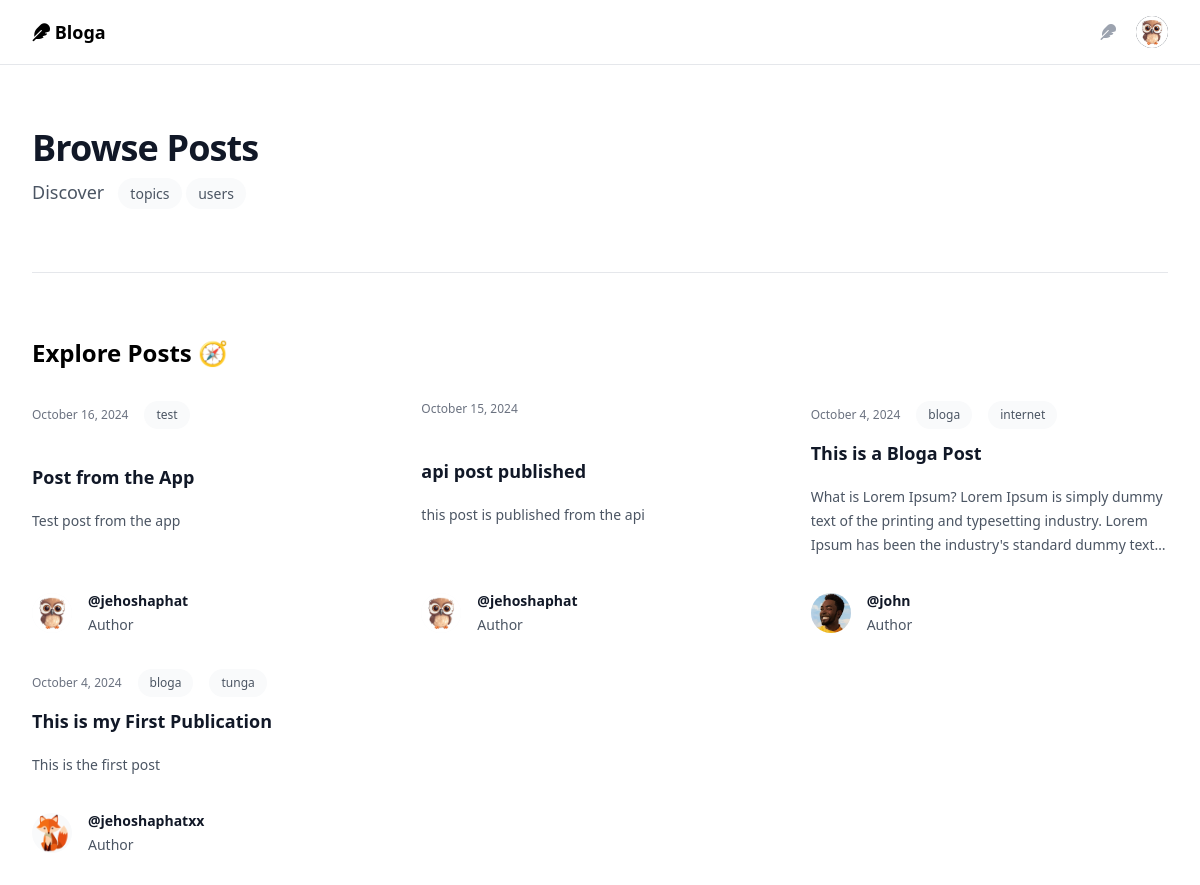
The page /posts/ (signed in) on the database its author committed.
### authentication/models.py (models this page shows, shortened)
class Profile(models.Model):
    user = models.OneToOneField(User, on_delete=models.CASCADE, related_name='profile')
    bio = models.TextField(blank=True)
    dp = models.ImageField(upload_to=secure_filestore, blank=True, null=True)
    follows = models.ManyToManyField(User, related_name='following', blank=True)
    followers = models.ManyToManyField(User, related_name='followers', blank=True)

### blog/models.py (models this page shows, shortened)
class Posts(models.Model):
    class Status(models.TextChoices):
        DRAFT = 'DF', 'Draft'
        PUBLISHED = 'PB', 'Published'
    title = models.CharField(max_length=250, blank=False, null=False, default='New Blog')
    content = models.TextField()
    link = models.SlugField(unique=True, max_length=250)
    author = models.ForeignKey(User, on_delete=models.CASCADE, related_name='posts')
    status = models.CharField(
        max_length=2,
        choices=Status,
        default=Status.DRAFT
    )
    publish = models.DateTimeField(default=None, blank=True, null=True)
    created = models.DateTimeField(auto_now_add=True)
    updated = models.DateTimeField(auto_now=True)
    tags = TaggableManager()
    class Meta:
        ordering = ['-publish']
        indexes = [
            models.Index(fields=['-publish'])
        ]
        verbose_name = 'Post'
        verbose_name_plural = 'Posts'
    objects = models.Manager()
    published = PublishedManager()

### blog/views.py (the view)
# urls.py: path("posts/", views.posts_list, name="post_list"),
@login_required
def posts_list(request):
    user = request.user
    posts = Posts.published.all()
    context = {
        "user": user,
        "posts": posts,
        "page_title": "Explore Posts 🧭",
    }
    return render(request, 'blog/posts.html', context)

### blog/models.py (called while the page is built)
    def get_queryset(self):
        return (
            super().get_queryset().filter(status=Posts.Status.PUBLISHED)
        )

### blog/templates/blog/posts.html (shortened to what this page needs)
{% extends 'blog/home.html' %}
{% block heading %} Browse Posts{% endblock %}

### blog/templates/blog/home.html (shortened to what this page needs)
{% extends 'blog/base.html' %}
{% load static %}
{% block content %}
    <div class="bg-white py-24 sm:py-32">
        <div class="mx-auto max-w-7xl px-6 lg:px-8">
        <div class="mx-auto max-w-2xl lg:mx-0">
            <h2 class="text-3xl font-bold tracking-tight text-gray-900 sm:text-4xl">
                {%block heading%}From bloga{%endblock%}
            </h2>
            <p class="mt-2 text-lg leading-8 text-gray-600">
                {% block subheading %}
                    Discover &nbsp;
                    <a href="{% url 'blog:tags_list' %}" class="text-sm relative z-10 rounded-full bg-gray-50 px-3 py-1.5 font-medium text-gray-600 hover:bg-gray-100">topics</a>
                    <a href="{% url 'blog:user_list'%}" class="text-sm relative z-10 rounded-full bg-gray-50 px-3 py-1.5 font-medium text-gray-600 hover:bg-gray-100">users</a>
                {%endblock%}
            </p>
        </div>
        <div class="mx-auto mt-10 grid max-w-2xl grid-cols-1 gap-x-8 gap-y-8 border-t border-gray-200 pt-10 sm:mt-16 sm:pt-16 lg:mx-0 lg:max-w-none lg:grid-cols-3">
            <h2 class="lg:col-span-3 text-2xl font-semibold">{%block list_title %}{{page_title}}{% endblock %}</h2>
            {% for post in posts%}
            <article class="flex max-w-xl flex-col items-start justify-between">
            <div class="flex items-center gap-x-4 text-xs">
                <time datetime="{{post.publish|date:'Y-m-d'}}" class="text-gray-500">{{post.publish|date:'F j, Y'}}</time>
                {%for tag in post.tags.all %}
                    <a href="{% url 'blog:tag' tag%}" class="relative z-10 rounded-full bg-gray-50 px-3 py-1.5 font-medium text-gray-600 hover:bg-gray-100">{{tag.name}}</a>
                {% endfor %}
            </div>
            <div class="group relative">
                <h3 class="mt-3 text-lg font-semibold leading-6 text-gray-900 group-hover:text-gray-600">
                <a href="{% url 'blog:post' post.link%}">
                    <span class="absolute inset-0"></span>
                    {{post.title}}
                </a>
                </h3>
                <p class="mt-5 line-clamp-3 text-sm leading-6 text-gray-600">{{post.content}}</p>
            </div>
            <div class="relative mt-8 flex items-center gap-x-4">
                {% if post.author.profile.dp %}
                    <img src="{% static post.author.profile.dp.url %}" alt="" class="h-10 w-10 rounded-full bg-gray-50">
                {% else %}
                    <img src="{% static 'img/profile.png' %}" alt="" class="h-10 w-10 rounded-full bg-gray-50">
                {% endif %}
                <div class="text-sm leading-6">
                <p class="font-semibold text-gray-900">
                    <a href="{% url 'blog:profile' post.author.username %}">
                    <span class="absolute inset-0"></span>
                    @{{post.author.username}}
                    </a>
                </p>
                <p class="text-gray-600">Author</p>
                </div>
            </div>
            </article>
            {%empty%}
            <p class="text-lg">No Posts Yet</p>
            {%endfor%}
        </div>
        </div>
    </div>
{% endblock %}

### blog/templates/blog/base.html (shortened to what this page needs)
{% load static %}
<!DOCTYPE html>
<html lang="en">
<head>
  <link rel="stylesheet" href="https://rsms.me/inter/inter.css">
        <link rel="stylesheet" href="{% static 'css/style.css' %}">
        <link rel="stylesheet" href="https://cdnjs.cloudflare.com/ajax/libs/font-awesome/6.6.0/css/all.min.css"
 />
</head>
<body>
  <header>
    <nav>
        <div class="mx-auto max-w-7xl px-2 sm:px-6 lg:px-8">
            <div class="relative flex h-16 items-center justify-between">
                <div class="flex flex-1 items-center justify-center sm:items-stretch sm:justify-start">
                    <div class="flex flex-shrink-0 items-center text-lg font-bold">
                      <a href="{% url 'blog:home' %}" class="inline-block"><i class="fa-solid fa-feather"></i> Bloga</a>
                    </div>
                </div>
                <div
                    class="absolute inset-y-0 right-0 flex items-center pr-2 sm:static sm:inset-auto sm:ml-6 sm:pr-0">
                    {% if user %}
                        <a title="write an article" href="{% url 'blog:write' %}">
                            <button type="button"
                                class="relative h-8 w-8 rounded-full p-1 text-gray-400 focus:outline-none ring-secondary focus:ring-2 focus:ring-secondary focus:ring-offset-2 focus:ring-offset-white">
                                <span class="absolute -inset-1.5"></span>
                                <i class="fa-solid fa-feather"></i>
                            </button>
                        </a>
                        <div class="relative ml-3">
                            <div>
                                <button type="button"
                                    class="relative flex rounded-full bg-gray-800 text-sm focus:outline-none focus:ring-2 focus:ring-secondary focus:ring-offset-2 focus:ring-offset-white ring-secondary"
                                    id="user-menu-button" aria-expanded="false" aria-haspopup="true">
                                    <span class="absolute -inset-1.5"></span>
                                    {%if user.profile.dp %}
                                        <img class="h-8 w-8 rounded-full"
                                        src="{% static user.profile.dp.url %}"
                                        alt="">
                                    {% else %}
                                        <img class="h-8 w-8 rounded-full"
                                        src="{% static 'img/profile.png' %}"
                                        alt="">
                                    {% endif %}
                                </button>
                            </div>
                        </div>
                    {% else %}
                        <div class="relative ml-3 flex gap-2">
                            <a href="{% url 'authentication:sign_in' %}" class="btn-secondary">Sign in</a><a href="{% url 'authentication:sign_up' %}" class="btn-primary">Sign up</a>
                        </div>
                    {% endif %}
                </div>
            </div>
        </div>
    </nav>
</header>
    <main>
        {%block content%}
        {%endblock%}
    </main>
</body>
</html>

### rows shown on the page
Posts: publish "October 16, 2024", title "Post from the App", content "Test post from the app", author.dp (picture), author.username "jehoshaphat"
Tag: name "test"
Posts: publish "October 15, 2024", title "api post published", content "this post is published from the api", author.dp (picture), author.username "jehoshaphat"
Posts: publish "October 4, 2024", title "This is a Bloga Post", content "What is Lorem Ipsum? Lorem Ipsum is simply dummy text of the printing and typesetting industry. Lorem Ipsum has been the industry's standard dummy…", author.dp (picture), author.username "john"
Tag: name "bloga"
Tag: name "internet"
Posts: publish "October 4, 2024", title "This is my First Publication", content "This is the first post", author.dp (picture), author.username "jehoshaphatxx"
Tag: name "tunga"

### other values the page prints
{{ page_title }} "Explore Posts 🧭"
